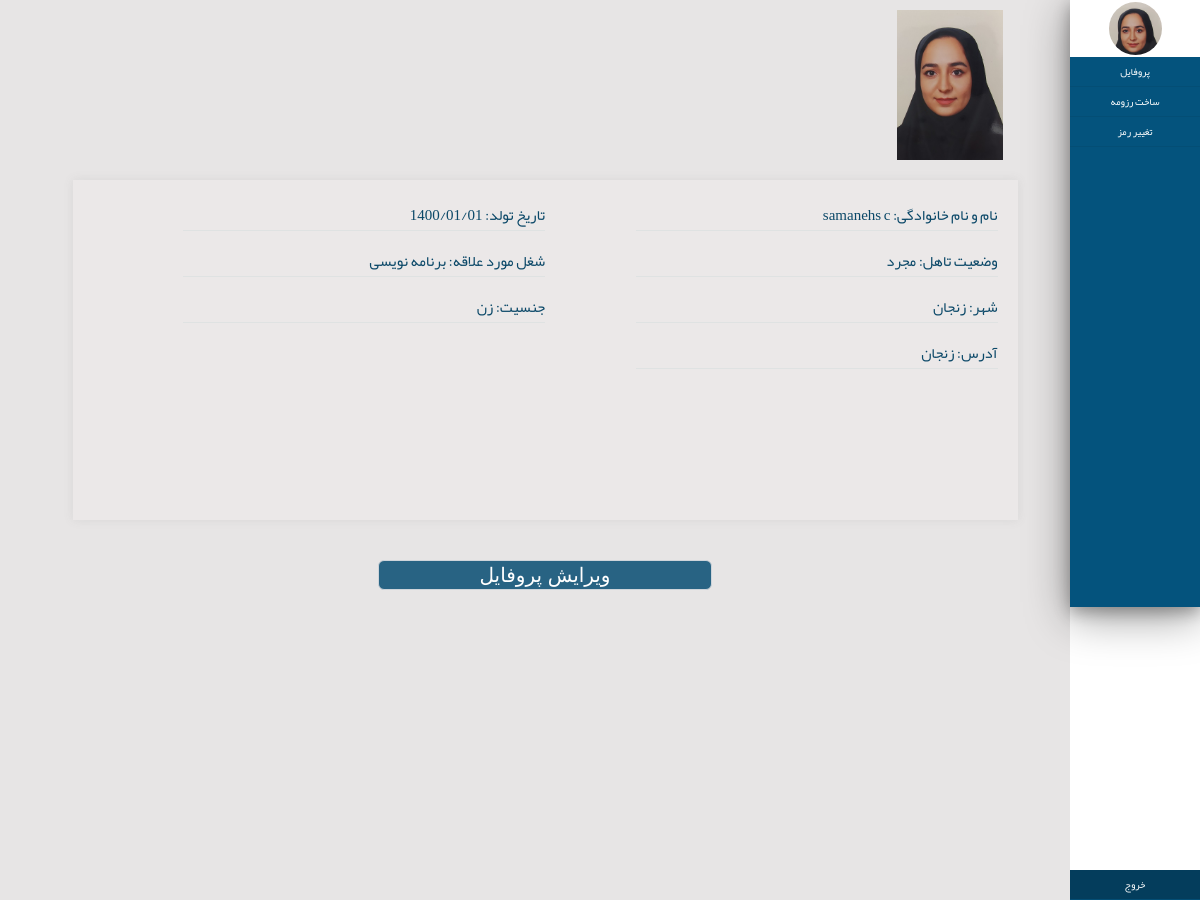
Page /accounts/profile/ (signed in) on the earlier database version.
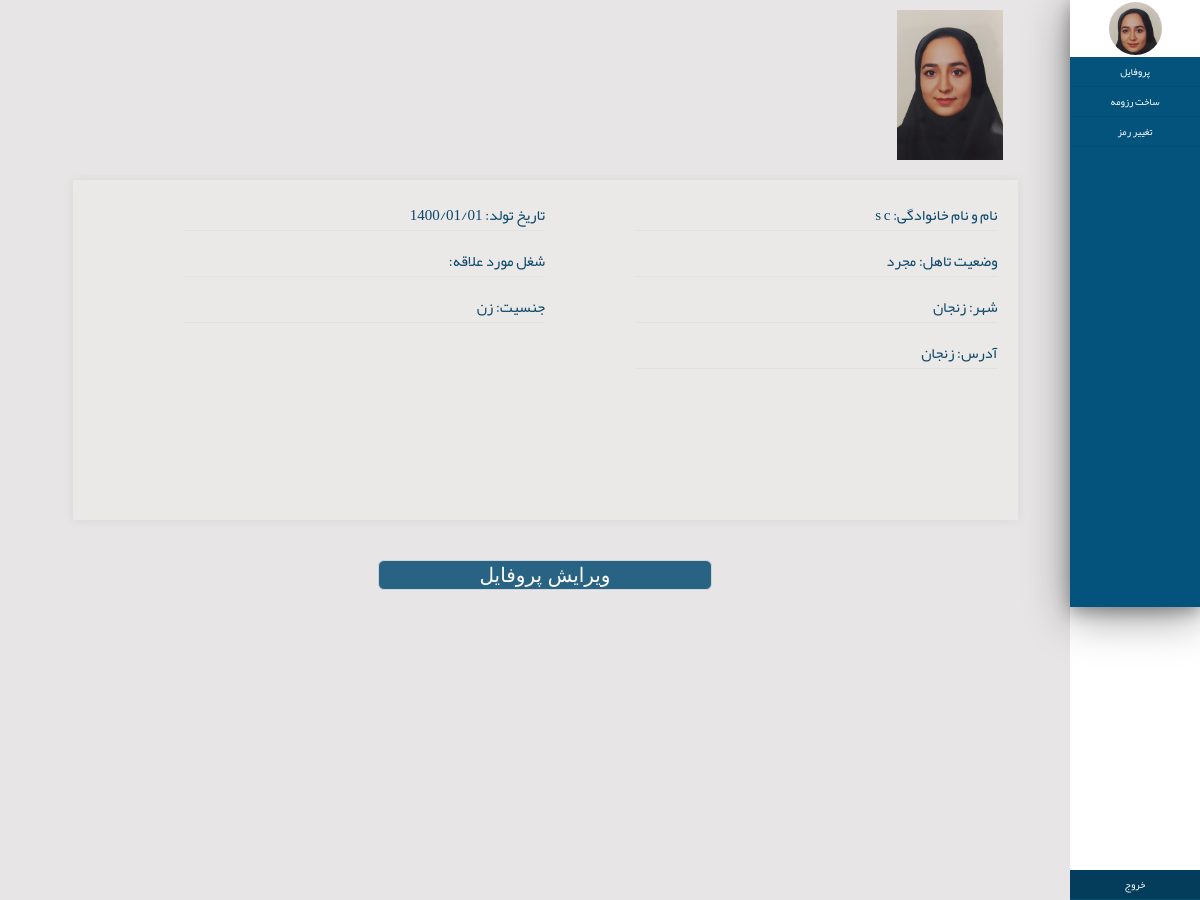
Same page on the later database version.
### accounts/models.py (models this page shows)
class ProfileModel(models.Model):
    class Meta:
        verbose_name="profiles"
        verbose_name_plural="profiles"
    user=models.OneToOneField(User,on_delete=CASCADE,verbose_name="کاربری",related_name="profile")
    male=1
    female=2
    status_choices=((male,"مرد"),(female,"زن"))
    gender=models.IntegerField(choices=status_choices,verbose_name="جنسیت",null=True)
    single=1
    married=2
    status_choices1=((single,"مجرد"),(married,"متاهل"))
    marital_status=models.IntegerField(choices=status_choices1,verbose_name="وضعیت تاهل",null=True,blank=False)
    city=models.CharField(max_length=100,verbose_name="شهر محل سکونت",null=True,blank=False)
    address=models.CharField(max_length=300,verbose_name="آدرس",null=True,blank=False)
    birthday=models.DateField(verbose_name="تاریخ تولد",null=True,blank=False)
    Expected_Salary=models.IntegerField(verbose_name="حقوق درخواستی",null=True,blank=False)
    intrested_job=models.CharField(max_length=100,verbose_name="شغل مورد علاقه",null=True,blank=False)
    ProfileImage=models.ImageField(upload_to='profileimages/',verbose_name="عکس")

### accounts/views.py (the view)
# urls.py: path('profile/',views.profileView),
@login_required
def profileView(request):
    profile=request.user.profile
    context={
        "profile":profile
    }
    return render(request,"accounts/profile.html",context)

### accounts/templates/accounts/profile.html (shortened to what this page needs)
{%load static%}
<!DOCTYPE html>
<html lang="en">
<head>
    <link rel="stylesheet" href="{%static 'css/styless.css'%}">
</head>
<body>
    <body dir="rtl">
        <div class="container bodyy">
            <div class="main_container">
                <div class="nav-md">
                    <div class="shadoww">
                        <div class="navbar nav_title">
                            <div class="navbar circular--portrait" >
                                <img src="{{ profile.ProfileImage.url  }}" alt="...">
                            </div>
                        </div>
                        <div class="sidebarmenu">
                            <div >
                               <div class="side-menu sidbarmenu-contain"><a href="#"  style="text-decoration: none;color:white;">پروفایل</a></div>
                               <div class="side-menu sidbarmenu-contain"><a href="/accounts/resumeprofile" style="text-decoration: none;color:white;">ساخت رزومه</a></div>
                               <div class="side-menu sidbarmenu-contain"><a href="/accounts/password" style="text-decoration: none;color:white;">تغییر رمز</a></div>
                               <div class="side-menu sidbarmenu-contain sidebar-bottom"><a href="/accounts/logout" style="text-decoration: none;color:white;">خروج</a></div>
                            </div>
                        </div>
                    </div>
            </div>
            <div class="boxxrtl"  style="min-height: 607px;">
                <div class="imgbox">
                    <img src="{{ profile.ProfileImage.url  }}" style="width: 100%;align-items: right;">
                </div>
                <div style="width: 100%;margin-left: 0%; margin-right: 0%; height: 335px;" >
                    <div class="profilecontentbox">
                        <div style="width: 40%;float: right; margin-left: 10%; margin-right: 0%;" >
                            <p class="profil">نام و نام خانوادگی:&nbsp;{{ profile.user.get_full_name|default:"" }}</p>
                            <p class="profil">وضعیت تاهل:&nbsp;{{ profile.get_marital_status_display }}</p>
                            <p class="profil"> شهر:&nbsp;{{ profile.city|default:""}}</p>
                            <p class="profil">آدرس:&nbsp;{{ profile.address|default:"" }}</p>
                        </div>
                        <div style="width: 40%;float: right; margin-left: 10%; margin-right: 0%;" >
                            <p class="profil">تاریخ تولد:&nbsp;{{ profile.birthday|date:'Y/m/d' |default:""}}</p>
                            <p class="profil">شغل مورد علاقه:&nbsp;{{ profile.intrested_job |default:""}}</p>
                            <p class="profil">جنسیت:&nbsp;{{ profile.get_gender_display|default:"" }}</p>
                        </div>
                    </div>
                </div>
                <div style=" display:block; align-items: center;margin-top: 30px;">
                    <a href="/accounts/profileEdit">
                        <input type="button" value="ویرایش پروفایل" class="btn editsubmit" />
                     </a>
                </div>
            </div>
        </div>
</body>
</html>

Differences in the rows shown:
changed ProfileModel "مجرد": user.get_full_name "samanehs c" → "s c"; intrested_job "برنامه نویسی" → (not shown)
